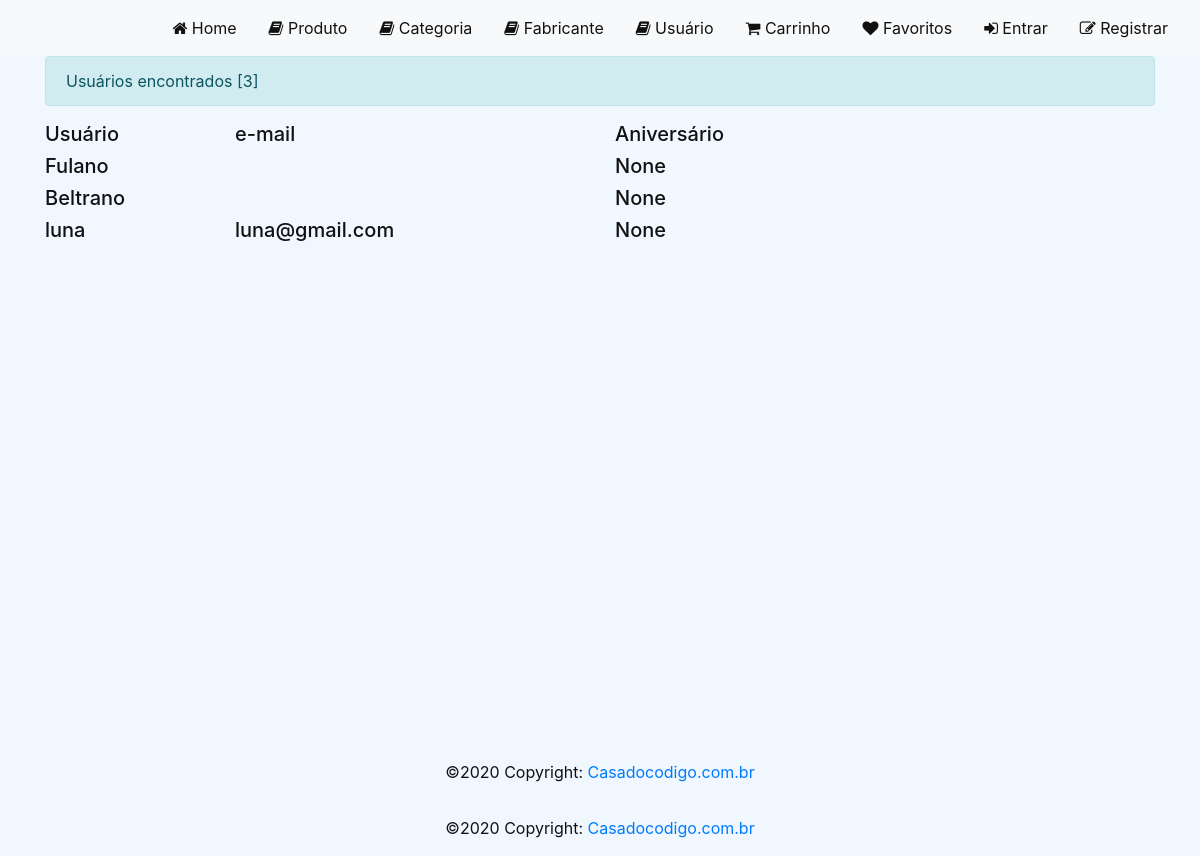
/usuario/, run on an earlier commit of the app's database.
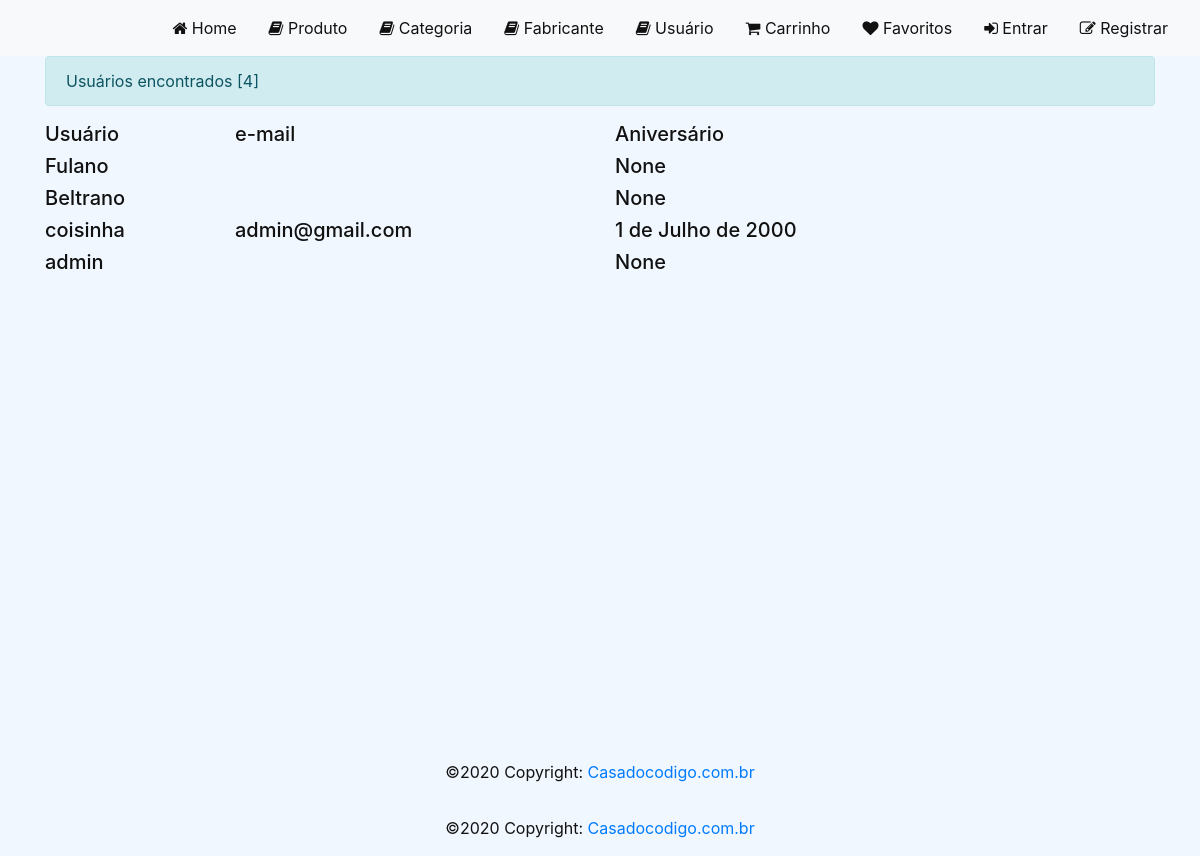
And on a later commit of the database.
### loja/models/Usuario.py (models this page shows, shortened)
class Usuario(models.Model):
    user = models.OneToOneField(User, on_delete=models.CASCADE)
    perfil = models.IntegerField(choices=PERFIL, default=2)
    aniversario = models.DateField(default=None, null=True, blank=True)
    criado_em = models.DateTimeField(auto_now_add=True)
    alterado_em = models.DateTimeField(auto_now=True)
    token = models.CharField(max_length=255, null=True, blank=True)

### loja/views/UsuarioView.py (the view)
def list_usuario_view(request, id=None):
    usuarios = Usuario.objects.filter(perfil=2)
    context = {
    'usuarios': usuarios
    }
    return render(request, template_name='usuario/usuario.html', context=context,
    status=200)

### loja/templates/usuario/usuario.html (shortened to what this page needs)
{% extends "base.html" %}
{% load static %}
{% block styles %}
<link rel="stylesheet" href="{% static 'css/home.css' %}" />
{% endblock %}
{% block content %}
<div id="content">
  <div class="container">
    <div class="alert alert-info">
      Usuários encontrados [{{ usuarios | length }}]
    </div>
    <div class="row">
      <h5 class="col-md-2">Usuário</h5>
      <h5 class="col-md-4">e-mail</h5>
      <h5 class="col-md-3">Aniversário</h5>
    </div>
    {% for usuario in usuarios %}
    <div class="row">
      <h5 class="col-md-2">{{ usuario.user.username }}</h5>
      <h5 class="col-md-4">{{ usuario.user.email }}</h5>
      <h5 class="col-md-3">{{ usuario.aniversario }}</h5>
    </div>
    {% endfor %}
  </div>
</div>
{% endblock %}

What changed in the data, as far as the page shows it:
removed Usuario: user.username "luna", user.email "luna@gmail.com", aniversario "None"
added Usuario: user.username "coisinha", user.email "admin@gmail.com", aniversario "1 de Julho de 2000"
added Usuario: user.username "admin", aniversario "None"
Also different on the page:
{{ usuarios | length }}: "3" → "4"
